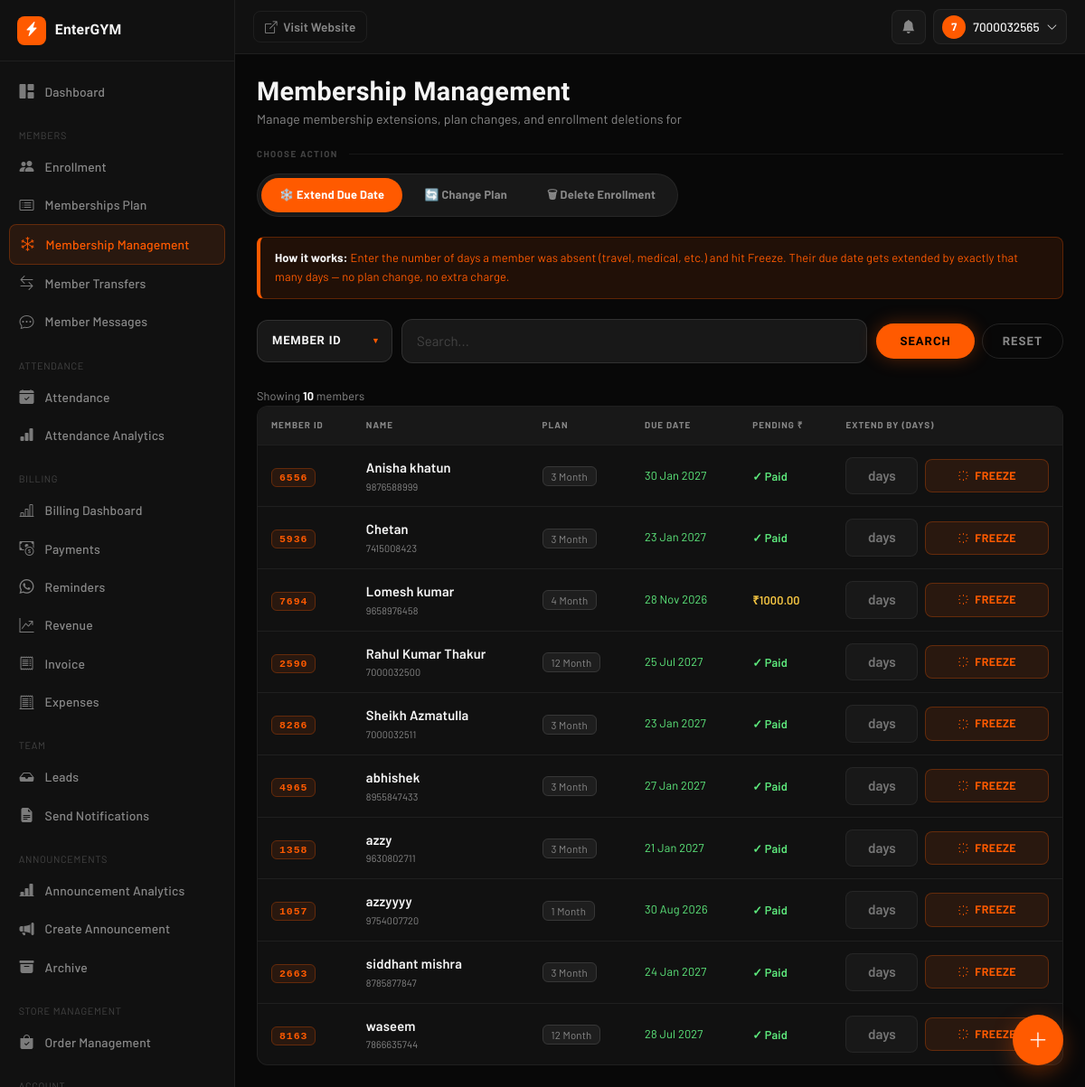
/freeze-membership/ (signed in), run on the app's committed database.
### AuthFit/models.py (models this page shows, shortened)
class Enrollment(models.Model):
    gym = models.ForeignKey(Gym, on_delete=models.CASCADE, db_index=True)
    objects = GymManager()
    GENDER_CHOICES = [('M', 'Male'), ('F', 'Female')]
    PAYMENT = [("Done", 'Done'), ("Pending", 'Pending')]
    METHOD = [('C', 'CASH'), ('U', 'UPI'), ('B', 'UPI + CASH')]
    SOURCE_CHOICES = [
        ("OWNER", "Owner"),
        ("MEMBER", "Member"),
    ]
    unique_id = models.CharField(max_length=10, editable=False, db_index=True)
    membership_start_date = models.DateField(
        default=timezone.localdate,
        help_text="Actual membership start date. Used to calculate DueDate — "
                "lets owners backdate enrollment for members who joined "
                "before EnterGYM. Distinct from `doj` (record-creation date).",
    )
    user = models.ForeignKey(
        User, on_delete=models.CASCADE, null=True, blank=True
    )
    profile_completed = models.BooleanField(default=False)
    source = models.CharField(max_length=10, choices=SOURCE_CHOICES, default="OWNER")
    fullname = models.CharField(max_length=25)
    email = models.EmailField(blank=True ,null=True)
    gender = models.CharField(max_length=1, choices=GENDER_CHOICES, blank=True ,null=True)
    phone = models.CharField(max_length=10, db_index=True)
    address = models.TextField(blank=True)
    reference = models.CharField(max_length=30, null=True, blank=True)
    selectPlan = models.ForeignKey(MembershipPlan, on_delete=models.CASCADE)
    trainer = models.ForeignKey(
        Trainer, on_delete=models.SET_NULL, null=True, blank=True
    )
    Amount = models.DecimalField(max_digits=10, decimal_places=2)
    paidAmount = models.DecimalField(default=0,max_digits=10,decimal_places=2,null=False)
    paymentDate = models.DateField(blank=True, null=True)
    paymentMethod = models.CharField(
        max_length=1, choices=METHOD, blank=True, null=True
    )
    pendingAmount = models.DecimalField(default=0,max_digits=10,decimal_places=2)
    pendingpaymentMethod = models.CharField(
        max_length=1, choices=METHOD, blank=True, null=True
    )
    pendingpaymentDate =  models.DateField(blank=True, null=True)
    paymentStatus = models.CharField(
        max_length=10, choices=PAYMENT, default="Pending"
    )
    last_expiry_notif_sent = models.DateField(null=True, blank=True)
    initial_invoice_generated = models.BooleanField(
        default=False,
        help_text="Set once the up-front payment collected during Quick Enrollment "
                "has been converted into a Payment + Invoice.",
    )
    doj = models.DateField(auto_now_add=True)
    DueDate = models.DateField(blank=True, null=True,db_index=True)
    created_at = models.DateTimeField(auto_now_add=True)
    is_active = models.BooleanField(default=True, db_index=True)
    is_deleted = models.BooleanField(default=False, db_index=True)
    deleted_at = models.DateTimeField(null=True, blank=True)
    deleted_by = models.ForeignKey(
        User, on_delete=models.SET_NULL, null=True, blank=True, related_name='+'
    )
    face_enrolled = models.BooleanField(default=False)
    face_image = CloudinaryField('image', null=True, blank=True)
    face_embeddings = models.JSONField(default=list, blank=True)
    class Meta:
        unique_together = ('gym', 'unique_id')
        indexes = [
            models.Index(fields=['gym', 'unique_id']),
            models.Index(fields=['gym', 'phone']),
            models.Index(fields=['gym', 'paymentStatus']),
        ]
        constraints = [
            models.UniqueConstraint(
                fields=['gym', 'phone'],
                condition=models.Q(user__isnull=True),
                name='unique_pending_enrollment_phone_per_gym',
            )
        ]
    @property
    def is_expired(self):
        if self.DueDate:
            return timezone.localdate() > self.DueDate
        return False
    @property
    def days_remaining(self):
        if self.DueDate:
            return (self.DueDate - timezone.localdate()).days
        return None

class MembershipPlan(models.Model):
    gym = models.ForeignKey(
        Gym,
        on_delete=models.CASCADE,
        db_index=True
    )
    plan = models.CharField(max_length=100)
    price = models.IntegerField()
    duration_days = models.IntegerField(default=30)
    show_on_home = models.BooleanField(
        default=True,
        help_text="Show this plan in the pricing section of your gym's public homepage."
    )
    objects = GymManager()

### AuthFit/views.py (the view, shortened to what this page needs)
# urls.py: path('freeze-membership/', views.freeze_membership, name='freeze_membership'),
@_gym_staff_required
def freeze_membership(request):
    gym = getattr(request, 'gym', None)
    from AuthFit.permissions import has_permission
    active_tab = request.GET.get("tab", "freeze")
    if active_tab not in ("freeze", "changeplan", "deleteenrollment"):
        active_tab = "freeze"
    freeze_query = request.GET.get("freeze_search", "").strip()
    qs = Enrollment.objects.filter(is_deleted=False).select_related("selectPlan").order_by("fullname")
    if gym:
        qs = qs.filter(gym=gym)
    if freeze_query:
        qs = qs.filter(unique_id=freeze_query)
    paginator = Paginator(qs, 20)
    page_obj  = paginator.get_page(request.GET.get("page", 1))
    can_change_plan = has_permission(request, "can_change_membership_plan")
    can_delete_enrollment = has_permission(request, "can_delete_enrollment")
    plans = []
    change_plan_rows = []
    cmp_page_obj = None
    cmp_query = ""
    del_page_obj = None
    del_query = ""
    del_status = "all"
    if can_delete_enrollment and gym:
        del_query, del_status, del_page_obj = _build_delete_enrollment_page(request, gym)
    return render(request, "freeze_membership.html", {
        "active_tab": active_tab,
        "page_obj": page_obj,
        "freeze_search_by_choices": [("id", "Member ID")],
        "freeze_search_by": "id",
        "freeze_search": freeze_query,
        "can_change_plan": can_change_plan,
        "can_delete_enrollment": can_delete_enrollment,
        "plans": plans,
        "change_plan_rows": change_plan_rows,
        "cmp_page_obj": cmp_page_obj,
        "cmp_query": cmp_query,
        "cmp_search_by_choices": [("all", "Name / Phone / ID")],
        "cmp_search_by": "all",
        "del_page_obj": del_page_obj,
        "del_query": del_query,
        "del_status": del_status,
        "del_search_by_choices": [("all", "Name / Phone / ID")],
        "del_search_by": "all",
        "del_status_choices": [
            ("all", "All"),
            ("active", "Active"),
            ("frozen", "Frozen"),
            ("expired", "Expired"),
            ("pending_signup", "Pending Signup"),
            ("duplicate", "Duplicate Candidates"),
        ],
    })

### templates/freeze_membership.html (shortened to what this page needs)
{% extends "dashboard/base.html" %}
{% block content %}
<div class="db-page-header">
  <div>
    <h1 class="db-page-title">Membership Management</h1>
    <p class="db-page-sub">Manage membership extensions, plan changes, and enrollment deletions for {{ gym.gym_name }}</p>
  </div>
</div>
{% if can_change_plan or can_delete_enrollment %}
<p class="fm-section-label">Choose Action</p>
<div class="fm-tabs" id="member-tabs" data-active-tab="{{ active_tab }}">
  <button class="fm-tab-btn {% if active_tab == 'freeze' %}active{% endif %}" data-tab="freeze">❄️ Extend Due Date</button>
  {% if can_change_plan %}
  <button class="fm-tab-btn {% if active_tab == 'changeplan' %}active{% endif %}" data-tab="changeplan">🔄 Change Plan</button>
  {% endif %}
  {% if can_delete_enrollment %}
  <button class="fm-tab-btn {% if active_tab == 'deleteenrollment' %}active{% endif %}" data-tab="deleteenrollment">🗑 Delete Enrollment</button>
  {% endif %}
</div>
{% endif %}
<div id="tab-freeze" class="fm-tab-panel {% if active_tab == 'freeze' %}active{% endif %}">
  <div class="fm-banner">
    <strong>How it works:</strong> Enter the number of days a member was absent (travel, medical, etc.) and hit Freeze. Their due date gets extended by exactly that many days — no plan change, no extra charge.
  </div>
    {% include "partials/search_form.html" with field_name="freeze_search" current_tab="freeze" search_by_choices=freeze_search_by_choices search_by=freeze_search_by search=freeze_search %}
    <span class="fm-search-info">
      Showing <strong>{{ page_obj.paginator.count }}</strong> member{{ page_obj.paginator.count|pluralize }}{% if freeze_search %} matching <strong>"{{ freeze_search }}"</strong>{% endif %}
    </span>
  {% if page_obj.object_list %}
  <div class="fm-table-wrap">
    <table>
      <thead>
        <tr>
          <th>Member ID</th>
          <th>Name</th>
          <th>Plan</th>
          <th>Due Date</th>
          <th>Pending ₹</th>
          <th>Extend By (Days)</th>
        </tr>
      </thead>
      <tbody>
        {% for row in page_obj.object_list %}
        <tr>
          <td><span class="fm-uid">{{ row.unique_id }}</span></td>
          <td>
            <div class="fm-name-cell">{{ row.fullname }}</div>
            <div class="fm-sub-text">{{ row.phone }}</div>
          </td>
          <td><span class="fm-plan-pill">{{ row.selectPlan.plan }}</span></td>
          <td>
            <div class="fm-due-date {% if row.is_expired %}expired{% elif row.days_remaining <= 5 %}expiring{% else %}ok{% endif %}">
              {{ row.DueDate|date:"d M Y" }}
            </div>
          </td>
          <td>
            {% if row.pendingAmount == 0 %}
              <span class="fm-pending-0">✓ Paid</span>
            {% else %}
              <span class="fm-pending-amt">₹{{ row.pendingAmount }}</span>
            {% endif %}
          </td>
          <td>
            <div class="fm-freeze-form">
              <input type="number" min="1" max="365" class="fm-freeze-input" id="freeze-days-{{ row.id }}"
                     name="days" placeholder="days" data-days-input/>
              <button class="fm-btn-freeze" type="button"
                data-id="{{ row.id }}" data-uid="{{ row.unique_id }}"
                data-name="{{ row.fullname }}" data-due="{{ row.DueDate|date:'d M Y' }}">
                <svg xmlns="http://www.w3.org/2000/svg" fill="none" viewBox="0 0 24 24" stroke="currentColor" stroke-width="2">
                  <path stroke-linecap="round" stroke-linejoin="round" d="M12 3v1m0 16v1M4.22 4.22l.707.707m12.728 12.728.707.707M3 12h1m16 0h1M4.22 19.78l.707-.707M18.364 5.636l.707-.707"/>
                </svg>
                Freeze
              </button>
            </div>
          </td>
        </tr>
        {% endfor %}
      </tbody>
    </table>
  </div>
  {% endif %}
</div>
{% endblock %}

### templates/dashboard/includes/_navbar.html (shortened to what this page needs)
<header class="db-navbar">
  <a href="{% url 'home' %}" class="db-visit-site-btn">
    <i class="bi bi-box-arrow-up-right"></i>
    <span class="d-none d-md-inline">Visit Website</span>
  </a>
  <div class="db-navbar-right">
    <div class="dropdown db-notif-bell">
      <button type="button" class="db-icon-btn" id="dbNotifBtn" data-bs-toggle="dropdown" aria-expanded="false" aria-label="Notifications">
        <i class="bi bi-bell-fill"></i>
      </button>
    </div>
    <div class="dropdown">
      <button type="button" class="db-user-btn" data-bs-toggle="dropdown" aria-expanded="false">
        <span class="db-avatar">{{ request.user.username|slice:":1"|upper }}</span>
        <span class="db-user-name d-none d-md-inline">{{ request.user.get_full_name|default:request.user.username }}</span>
        <i class="bi bi-chevron-down small"></i>
      </button>
    </div>
  </div>
</header>

### data on the page
Enrollment: unique_id "6556", fullname "Anisha khatun", phone "9876588999", selectPlan.plan "3 Month", DueDate "30 Jan 2027", pendingAmount "✓ Paid"
Enrollment: unique_id "5936", fullname "Chetan", phone "7415008423", selectPlan.plan "3 Month", DueDate "23 Jan 2027", pendingAmount "✓ Paid"
Enrollment: unique_id "7694", fullname "Lomesh kumar", phone "9658976458", selectPlan.plan "4 Month", DueDate "28 Nov 2026", pendingAmount "1000.00"
Enrollment: unique_id "2590", fullname "Rahul Kumar Thakur", phone "7000032500", selectPlan.plan "12 Month", DueDate "25 Jul 2027", pendingAmount "✓ Paid"
Enrollment: unique_id "8286", fullname "Sheikh Azmatulla", phone "7000032511", selectPlan.plan "3 Month", DueDate "23 Jan 2027", pendingAmount "✓ Paid"
Enrollment: unique_id "4965", fullname "abhishek", phone "8955847433", selectPlan.plan "3 Month", DueDate "27 Jan 2027", pendingAmount "✓ Paid"
Enrollment: unique_id "1358", fullname "azzy", phone "9630802711", selectPlan.plan "3 Month", DueDate "21 Jan 2027", pendingAmount "✓ Paid"
Enrollment: unique_id "1057", fullname "azzyyyy", phone "9754007720", selectPlan.plan "1 Month", DueDate "30 Aug 2026", pendingAmount "✓ Paid"
Enrollment: unique_id "2663", fullname "siddhant mishra", phone "8785877847", selectPlan.plan "3 Month", DueDate "24 Jan 2027", pendingAmount "✓ Paid"
Enrollment: unique_id "8163", fullname "waseem", phone "7866635744", selectPlan.plan "12 Month", DueDate "28 Jul 2027", pendingAmount "✓ Paid"

### other printed values
{{ gym.gym_name|default:"EnterGYM" }} "EnterGYM"
{{ request.user.username|slice:":1"|upper }} "7"
{{ request.user.get_full_name|default:request.user.username }} "7000032565"
{{ page_obj.paginator.count }} "10"
form field search_by "Member ID"
